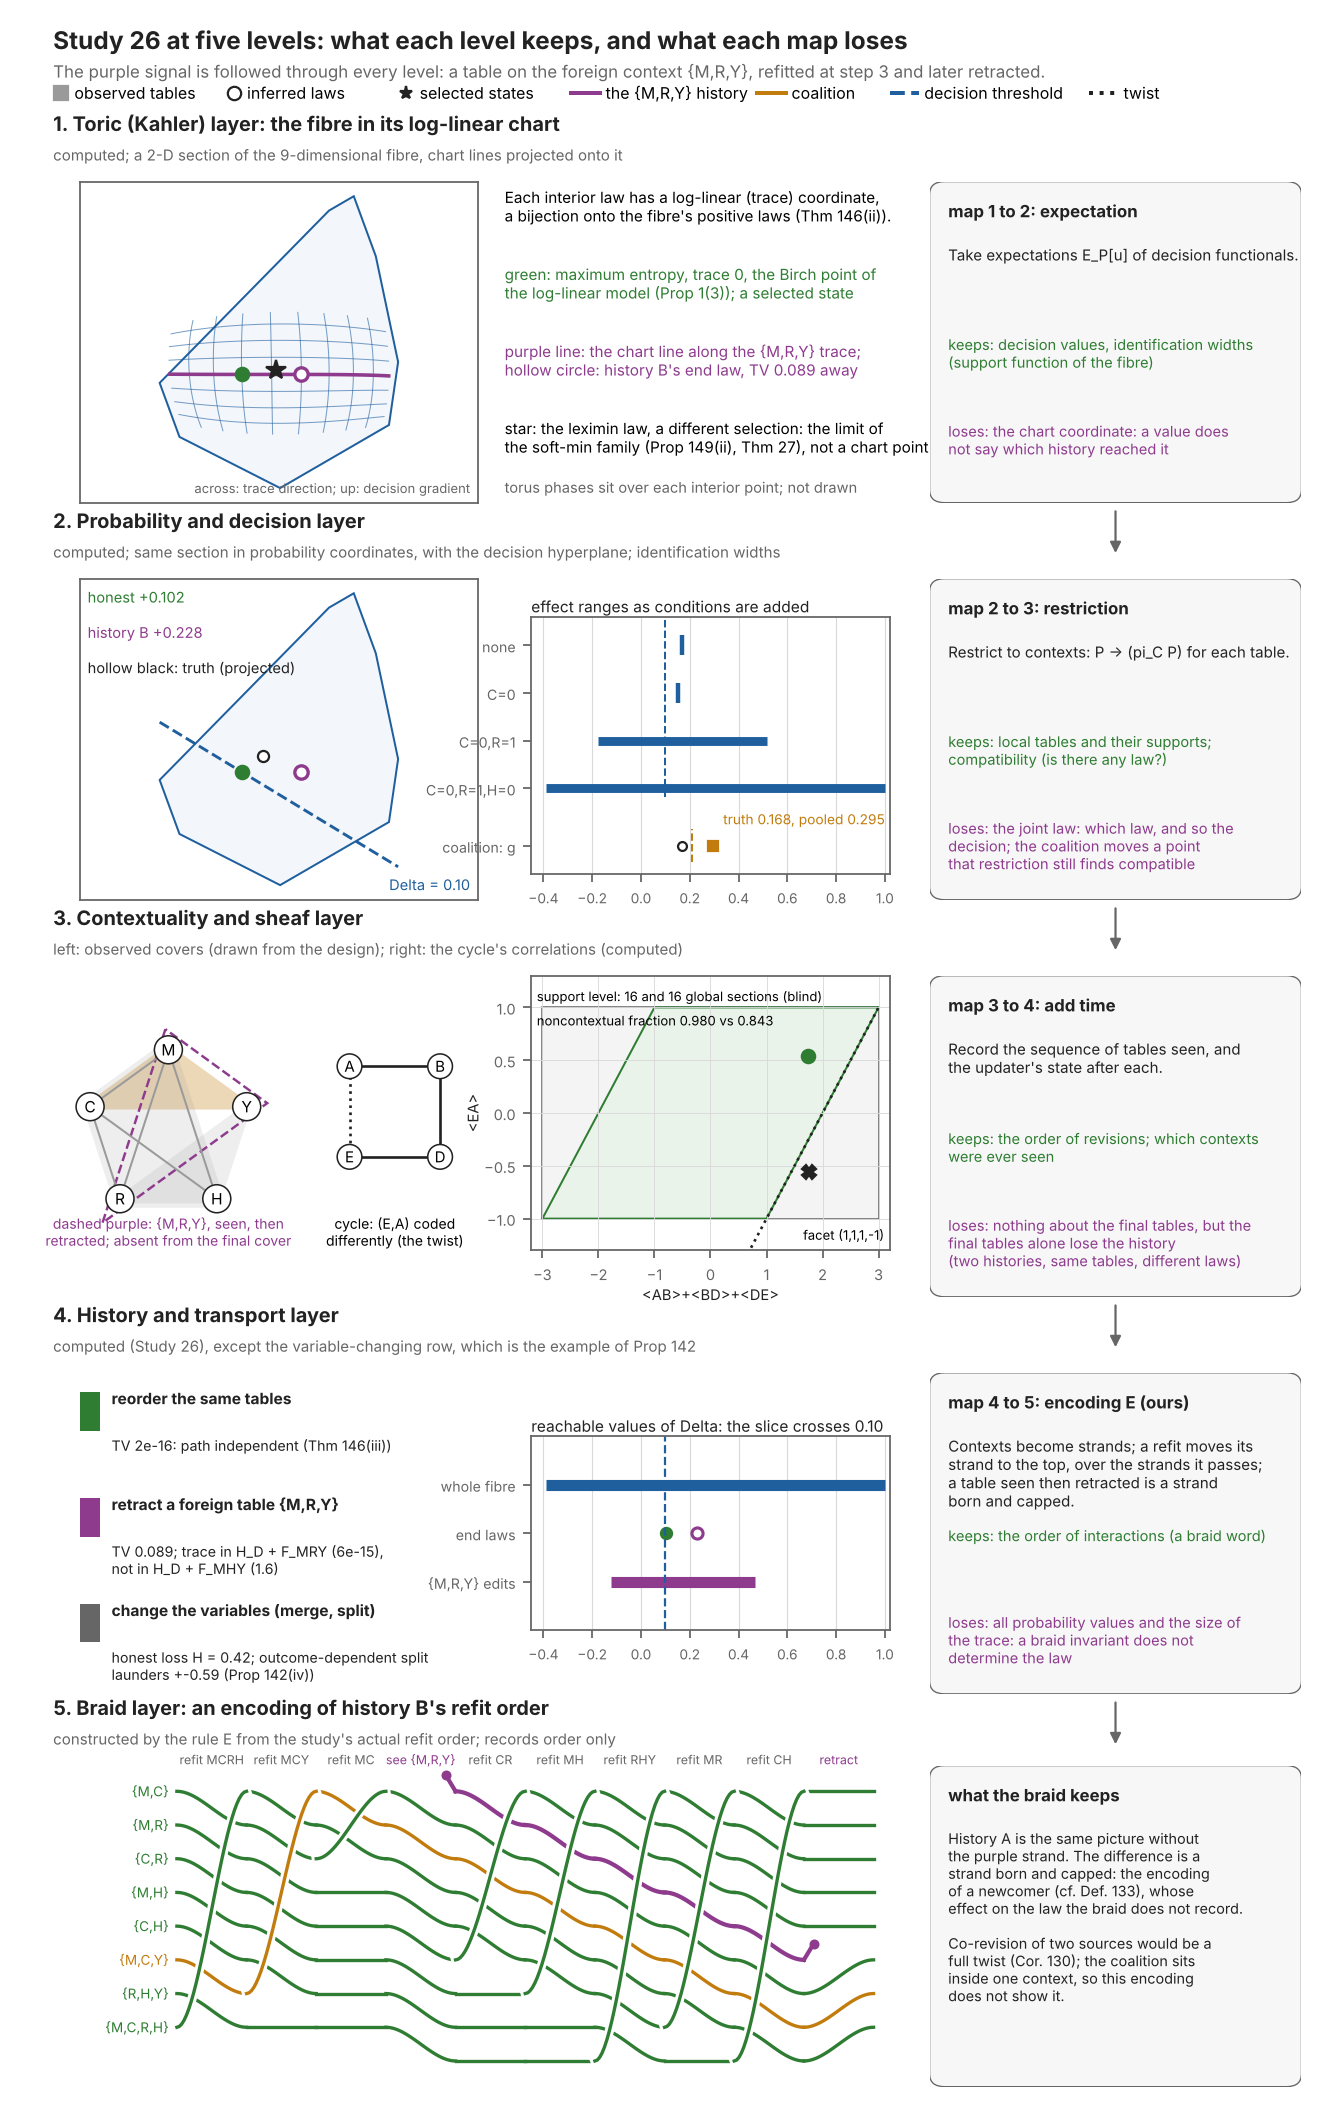

Write the Python code that produced this figure.
"""The atlas: Study 26 seen at five levels, from the toric (Kahler) layer to braids, with labelled maps between levels.
One representative signal is followed through every level: the foreign {M,R,Y} table that was refitted and later retracted (purple).
Other signals appear where they live: the coalition (amber), the twist (black, dotted), the decision threshold (blue, dashed).
Object types are kept apart: observed tables (grey squares), inferred laws (hollow circles), selected states (filled markers),
constructed encodings (the braid). Every panel is computed from Study 26 except where marked; the braid is built by an explicit encoding
rule (ours) from the study's actual refit order, and it records order only."""
import os, sys, itertools, json
import numpy as np
HERE = os.path.dirname(os.path.abspath(__file__)); ENG = os.path.join(HERE, "..", "engine"); sys.path.insert(0, ENG); sys.path.insert(0, os.path.join(ENG, "study26_e2e"))
import warnings; warnings.filterwarnings("ignore")
import matplotlib; matplotlib.use("Agg")
import matplotlib.pyplot as plt
from matplotlib.patches import Polygon, Circle, FancyBboxPatch, FancyArrowPatch, Rectangle
from scipy.optimize import linprog
import world26 as W
from pce import refitcommute as RC
R = json.load(open(os.path.join(ENG, "study26_e2e", "results_study26.json"))); KTS = json.load(open(os.path.join(ENG, "kerneltransport_summary.json")))
BLUE, AMBER, PURPLE, GREEN = "#1f5f9e", "#c27c0e", "#8e3b8e", "#2e7d32"; INK, MUTED, GRID, OBS = "#222222", "#666666", "#d9d9d9", "#9a9a9a"
plt.rcParams.update({"font.size": 7.4, "axes.edgecolor": MUTED, "axes.labelcolor": INK, "xtick.color": MUTED, "ytick.color": MUTED, "xtick.labelsize": 6.6, "ytick.labelsize": 6.6})
S, V = W.STATES, W.VARS; NS = 32; Pstar = W.truth(); dev, hold = W.generate()
def ctxmat(ctx, states=S, names=V):
    idx = [names.index(v) for v in ctx]; A = np.zeros((2 ** len(ctx), len(states)))
    for i, s in enumerate(states): A[int("".join(str(s[j]) for j in idx), 2), i] = 1
    return A
def ev(pred): return np.array([1.0 if pred(dict(zip(V, s))) else 0.0 for s in S])
def labels(ctx): return np.array([int("".join(str(s[V.index(v)]) for v in ctx), 2) for s in S])

# ------------------------------------------------------------------ computations
DEVCTX = [c for c, _, _ in W.CORE_ALLOC]; A0 = np.vstack([ctxmat(c) for c in DEVCTX]); m0 = A0 @ Pstar
def refit(Q, ctxs, target=Pstar):
    B = RC.span_labels([labels(c) for c in ctxs], NS); return RC.iproj(Q, B, B.T @ target)
def inj_law():
    th = dict(W.THETA_TRIPLE); th[("M", "R", "Y")] += 1.5; logp = np.zeros(NS)
    for i, s in enumerate(S):
        v = dict(zip(V, s)); logp[i] = sum(t * v[x] for x, t in W.THETA_MAIN.items()) + sum(t * v[x] * v[y] for (x, y), t in W.THETA_PAIR.items()) \
            + sum(t * v[x] * v[y] * v[z] for (x, y, z), t in th.items())
    p = np.exp(logp); return p / p.sum()
rng = np.random.default_rng(26); o1 = rng.permutation(len(DEVCTX)); U0 = np.ones(NS) / NS
P = U0.copy()
for step, i in enumerate(o1):
    P = refit(P, [DEVCTX[i]])
    if step == 2: P = refit(P, [("M", "R", "Y")], inj_law())
RB = refit(P, DEVCTX); R0 = refit(U0, DEVCTX)
M1, M0, Y1 = ev(lambda v: v["M"] == 1), ev(lambda v: v["M"] == 0), ev(lambda v: v["Y"] == 1)
kk = ev(lambda v: v["C"] == 0 and v["R"] == 1 and v["H"] == 0); dvec = Y1 * M1 * kk / ((M1 * kk) @ Pstar) - Y1 * M0 * kk / ((M0 * kk) @ Pstar); tau = 0.10
Nsp = np.linalg.svd(A0)[2][np.linalg.matrix_rank(A0):].T
d1 = RB - R0; d1 /= np.linalg.norm(d1); dv = Nsp @ (Nsp.T @ dvec); d2 = dv - (dv @ d1) * d1; d2 /= np.linalg.norm(d2)
def section_polygon(base, e1, e2, n=720):
    pts = []
    for th in np.linspace(0, 2 * np.pi, n + 1)[:-1]:
        c = np.array([np.cos(th), np.sin(th)]); r = linprog(-c, A_ub=-np.column_stack([e1, e2]), b_ub=base, bounds=[(None, None)] * 2, method="highs"); pts.append(r.x)
    return np.array(pts)
poly = section_polygon(R0, d1, d2)
coord = lambda X: np.linalg.lstsq(np.column_stack([d1, d2]), X - R0, rcond=None)[0]
t1 = np.log(RB) - np.log(R0); t2 = ev(lambda v: v["M"] and v["H"] and v["Y"])
def chart(s, t):
    Q = R0 * np.exp(s * t1 + t * t2); Q /= Q.sum()
    try: return coord(refit(Q, DEVCTX))
    except RuntimeError: return np.array([np.nan, np.nan])
gs_ = np.linspace(-1.5, 3.0, 31); gt_ = np.linspace(-2.5, 2.5, 31)
lines_s = [np.array([chart(s, t) for s in gs_]) for t in np.linspace(-2, 2, 7)]
lines_t = [np.array([chart(s, t) for t in gt_]) for s in np.linspace(-1, 2.5, 8)]
# leximin of the exact-data fibre (sequential LP over the 32 cells)
def lexmaxmin(Aeq, beq, n):
    fixed, free = {}, set(range(n))
    while free:
        Ae = np.vstack([Aeq] + [np.eye(n)[k][None] for k in fixed]); be = np.concatenate([beq] + [[fixed[k]] for k in fixed])
        r = linprog(np.r_[np.zeros(n), -1.0], A_ub=np.array([np.r_[-np.eye(n)[k], 1.0] for k in sorted(free)]), b_ub=np.zeros(len(free)),
                    A_eq=np.hstack([Ae, np.zeros((len(be), 1))]), b_eq=be, bounds=[(0, None)] * n + [(None, None)], method="highs"); t = -r.fun; Sx = []
        for k in sorted(free):
            r2 = linprog(-np.eye(n)[k], A_ub=np.array([-np.eye(n)[j] for j in sorted(free)]), b_ub=-np.full(len(free), t) + 1e-12, A_eq=Ae, b_eq=be, bounds=[(0, None)] * n, method="highs")
            if r2.status == 0 and -r2.fun <= t + 1e-7: Sx.append(k)
        for k in (Sx or sorted(free)): fixed[k] = t; free.discard(k)
    return np.array([fixed[k] for k in range(n)])
LEX = lexmaxmin(A0, m0, NS)
# cycle correlations
cyc = [s for s in hold if s["family"].startswith("cycle")]
def corr(cond):
    out = {}
    for e in W.CYCLE_EDGES:
        cnt = sum(s["counts"] for s in cyc if s["ctx"] == e and s["family"] == "cycle-" + cond); p = cnt / cnt.sum(); out[e] = p[0] - p[1] - p[2] + p[3]
    return out
cc, ct = corr("consistent"), corr("twisted"); pat = [g for g in itertools.product((1, -1), repeat=4) if np.prod(g) == -1]
def proj_poly(nc):
    pts = []
    for th in np.linspace(0, 2 * np.pi, 361)[:-1]:
        c = np.array([np.cos(th), np.sin(th)]); r = linprog(-np.array([c[0], c[0], c[0], c[1]]), A_ub=np.array(pat, float) if nc else None, b_ub=np.full(len(pat), 2.0) if nc else None,
                                                            bounds=[(-1, 1)] * 4, method="highs"); x = r.x; pts.append([x[0] + x[1] + x[2], x[3]])
    return np.array(pts)
ncpoly, locpoly = proj_poly(True), proj_poly(False)
# the braid: encoding rule E (ours). Strands = contexts; a refit moves its context's strand to the top, passing over the strands above it.
names = ["".join(c) for c in DEVCTX]; order = list(range(len(DEVCTX))); steps = []
foreign_born, foreign_end = None, None; cols_order = [order[:]]; events = []
pos_f = None
for step, i in enumerate(o1):
    j = order.index(i); order = [i] + order[:j] + order[j + 1:]; events.append(("refit", i)); cols_order.append(order[:])
    if step == 2: order = ["F"] + order; events.append(("born", "F")); cols_order.append(order[:])
order = [x for x in order if x != "F"]; events.append(("retract", "F")); cols_order.append(order[:])

# ------------------------------------------------------------------ figure
fig = plt.figure(figsize=(8.3, 13.2))
fig.text(0.04, 0.988, "Study 26 at five levels: what each level keeps, and what each map loses", fontsize=11, fontweight="bold", color=INK, va="top")
fig.text(0.04, 0.971, "The purple signal is followed through every level: a table on the foreign context {M,R,Y}, refitted at step 3 and later retracted.",
         fontsize=7.6, color=MUTED, va="top")
leg = [("observed tables", "s", OBS, "none"), ("inferred laws", "o", "white", INK), ("selected states", "*", INK, INK)]
x0 = 0.04
for lab, mk, fc, ec in leg:
    fig.add_artist(plt.Line2D([x0 + 0.006], [0.956], marker=mk, color=fc, mec=ec if ec != "none" else fc, ms=6, lw=0, transform=fig.transFigure)); fig.text(x0 + 0.016, 0.956, lab, fontsize=7.2, va="center"); x0 += 0.13
for lab, c, ls_ in (("the {M,R,Y} history", PURPLE, "-"), ("coalition", AMBER, "-"), ("decision threshold", BLUE, "--"), ("twist", INK, ":")):
    fig.add_artist(plt.Line2D([x0, x0 + 0.022], [0.956, 0.956], color=c, ls=ls_, lw=1.8, transform=fig.transFigure)); fig.text(x0 + 0.026, 0.956, lab, fontsize=7.2, va="center"); x0 += {"the {M,R,Y} history": 0.14, "coalition": 0.10, "decision threshold": 0.15}.get(lab, 0.1)
rows = [0.762, 0.574, 0.386, 0.198, 0.012]; H = 0.152
def mapbox(y, title, op, keeps, loses):
    ax = fig.add_axes([0.70, y, 0.28, H]); ax.axis("off")
    ax.add_patch(FancyBboxPatch((0, 0), 1, 1, boxstyle="round,pad=0.0,rounding_size=0.04", fc="#f7f7f7", ec=MUTED, lw=0.6, transform=ax.transAxes))
    ax.text(0.05, 0.94, title, fontsize=7.6, fontweight="bold", color=INK, va="top", transform=ax.transAxes)
    ax.text(0.05, 0.80, op, fontsize=6.8, color=INK, va="top", transform=ax.transAxes, wrap=True)
    ax.text(0.05, 0.52, "keeps: " + keeps, fontsize=6.6, color=GREEN, va="top", transform=ax.transAxes)
    ax.text(0.05, 0.25, "loses: " + loses, fontsize=6.6, color=PURPLE, va="top", transform=ax.transAxes)
def level_title(y, n, title, sub):
    fig.text(0.04, y + H + 0.024, f"{n}. {title}", fontsize=9, fontweight="bold", color=INK); fig.text(0.04, y + H + 0.010, sub, fontsize=6.8, color=MUTED)
def arrow_down(y):
    fig.add_artist(FancyArrowPatch((0.84, y - 0.002), (0.84, y - 0.026), transform=fig.transFigure, arrowstyle="-|>", mutation_scale=10, color=MUTED, lw=1.0))

# ---- 1. toric layer
y = rows[0]; level_title(y, 1, "Toric (Kahler) layer: the fibre in its log-linear chart", "computed; a 2-D section of the 9-dimensional fibre, chart lines projected onto it")
ax = fig.add_axes([0.06, y, 0.30, H]); ax.add_patch(Polygon(poly, closed=True, fc="#f3f6fb", ec=BLUE, lw=0.9))
for L_ in lines_t: ax.plot(L_[:, 0], L_[:, 1], color=BLUE, lw=0.45, alpha=0.6)
for L_ in lines_s: ax.plot(L_[:, 0], L_[:, 1], color=BLUE, lw=0.45, alpha=0.6)
mid = lines_s[3]; ax.plot(mid[:, 0], mid[:, 1], color=PURPLE, lw=1.6)
ax.plot(0, 0, "o", color=GREEN, ms=6, zorder=5); bx = coord(RB); ax.plot(*bx, "o", mfc="white", mec=PURPLE, mew=1.5, ms=6, zorder=5)
lx = coord(LEX); ax.plot(*lx, "*", color=INK, ms=9, zorder=6)
ax.set_aspect("equal", adjustable="datalim"); ax.set_xticks([]); ax.set_yticks([]); ax.text(0.98, 0.03, "across: trace direction; up: decision gradient", fontsize=5.9, color=MUTED, ha="right", transform=ax.transAxes)
ax2 = fig.add_axes([0.38, y, 0.30, H]); ax2.axis("off")
ax2.text(0, 0.98, "Each interior law has a log-linear (trace) coordinate,\na bijection onto the fibre's positive laws (Thm 146(ii)).", fontsize=6.9, va="top")
ax2.text(0, 0.74, "green: maximum entropy, trace 0, the Birch point of\nthe log-linear model (Prop 1(3)); a selected state", fontsize=6.9, va="top", color=GREEN)
ax2.text(0, 0.50, "purple line: the chart line along the {M,R,Y} trace;\nhollow circle: history B's end law, TV 0.089 away", fontsize=6.9, va="top", color=PURPLE)
ax2.text(0, 0.26, "star: the leximin law, a different selection: the limit of\nthe soft-min family (Prop 149(ii), Thm 27), not a chart point", fontsize=6.9, va="top")
ax2.text(0, 0.02, "torus phases sit over each interior point; not drawn", fontsize=6.6, va="bottom", color=MUTED)
mapbox(y, "map 1 to 2: expectation", "Take expectations E_P[u] of decision functionals.", "decision values, identification widths\n(support function of the fibre)", "the chart coordinate: a value does\nnot say which history reached it")
arrow_down(y)

# ---- 2. probability / decision
y = rows[1]; level_title(y, 2, "Probability and decision layer", "computed; same section in probability coordinates, with the decision hyperplane; identification widths")
ax = fig.add_axes([0.06, y, 0.30, H]); ax.add_patch(Polygon(poly, closed=True, fc="#f3f6fb", ec=BLUE, lw=0.9))
a0 = dvec @ R0; ca, cb = dvec @ d1, dvec @ d2; xl = np.array([poly[:, 0].min(), poly[:, 0].max()]); ax.plot(xl, (tau - a0 - ca * xl) / cb, color=BLUE, ls="--", lw=1.3)
ax.plot(0, 0, "o", color=GREEN, ms=6, zorder=5); ax.plot(*bx, "o", mfc="white", mec=PURPLE, mew=1.5, ms=6, zorder=5)
ps = coord(Pstar); ax.plot(*ps, "o", mfc="white", mec=INK, ms=5, zorder=5)
ax.set_aspect("equal", adjustable="datalim"); ax.set_xticks([]); ax.set_yticks([]); ax.set_xlim(*ax.get_xlim())
ax.text(0.02, 0.97, f"honest {a0:+.3f}", color=GREEN, fontsize=6.6, transform=ax.transAxes, va="top")
ax.text(0.02, 0.86, f"history B {dvec @ RB:+.3f}", color=PURPLE, fontsize=6.6, transform=ax.transAxes, va="top")
ax.text(0.02, 0.75, "hollow black: truth (projected)", color=INK, fontsize=6.6, transform=ax.transAxes, va="top")
ax.text(0.98, 0.03, "Delta = 0.10", color=BLUE, fontsize=6.6, transform=ax.transAxes, ha="right")
ax2 = fig.add_axes([0.40, y + 0.012, 0.27, H - 0.03])
lad = R["ladder"]; nm = ["none", "C=0", "C=0,R=1", "C=0,R=1,H=0"]
for i, r in enumerate(lad):
    yy = 4 - i; ax2.plot(r["delta_oracle"], [yy, yy], color=BLUE, lw=4, solid_capstyle="butt")
    if r["delta_oracle"][1] - r["delta_oracle"][0] < 1e-6: ax2.plot(r["delta_oracle"][0], yy, "|", color=BLUE, ms=9, mew=2)
P_ = R["protection"]
ax2.plot([P_["gstar"]], [-0.2], "o", mfc="white", mec=INK, ms=4); ax2.plot([P_["g_pooled"]], [-0.2], "s", color=AMBER, ms=4.5); ax2.plot([P_["tau2"]] * 2, [-0.55, 0.15], color=AMBER, ls="--", lw=0.9)
ax2.axvline(tau, color=BLUE, ls="--", lw=0.9, ymin=0.3)
ax2.set_yticks([4, 3, 2, 1, -0.2]); ax2.set_yticklabels(nm + ["coalition: g"], fontsize=6.4); ax2.set_xlim(-0.45, 1.02); ax2.set_ylim(-0.8, 4.6)
ax2.tick_params(axis="x", labelsize=6.2); ax2.grid(axis="x", color=GRID, lw=0.5)
ax2.text(1.0, 0.25, f"truth {P_['gstar']:.3f}, pooled {P_['g_pooled']:.3f}", fontsize=6.2, color=AMBER, ha="right")
ax2.set_title("effect ranges as conditions are added", fontsize=7, color=INK, loc="left", pad=2)
mapbox(y, "map 2 to 3: restriction", "Restrict to contexts: P -> (pi_C P) for each table.", "local tables and their supports;\ncompatibility (is there any law?)", "the joint law: which law, and so the\ndecision; the coalition moves a point\nthat restriction still finds compatible")
arrow_down(y)

# ---- 3. contextuality / sheaf
y = rows[2]; level_title(y, 3, "Contextuality and sheaf layer", "left: observed covers (drawn from the design); right: the cycle's correlations (computed)")
ax = fig.add_axes([0.04, y, 0.31, H]); ax.set_xlim(-1.4, 3.6); ax.set_ylim(-1.45, 1.35); ax.set_aspect("equal"); ax.axis("off")
pos = {v: (np.cos(t), np.sin(t)) for v, t in zip("MCRHY", np.pi / 2 + np.arange(5) * 2 * np.pi / 5)}
for ctx, _, _ in W.CORE_ALLOC:
    pts = np.array([pos[v] for v in ctx])
    if len(ctx) == 2: ax.plot(*pts.T, color=OBS, lw=0.9)
    else:
        c = pts.mean(0); hull = pts[np.argsort(np.arctan2(pts[:, 1] - c[1], pts[:, 0] - c[0]))]; hull = c + 1.15 * (hull - c)
        ax.add_patch(Polygon(hull, closed=True, fc=AMBER if ctx == ("M", "C", "Y") else OBS, alpha=0.30 if ctx == ("M", "C", "Y") else 0.16, ec="none"))
pts = np.array([pos[v] for v in "MRY"]); c = pts.mean(0); ax.add_patch(Polygon(c + 1.3 * (pts - c), closed=True, fill=False, ec=PURPLE, ls="--", lw=1.1))
for v, (x, y_) in pos.items(): ax.add_patch(Circle((x, y_), 0.17, fc="white", ec=INK, lw=0.7, zorder=3)); ax.text(x, y_, v, ha="center", va="center", fontsize=7, zorder=4)
cp = {"A": (2.2, 0.8), "B": (3.3, 0.8), "D": (3.3, -0.3), "E": (2.2, -0.3)}
for (a, b) in W.CYCLE_EDGES: ax.plot([cp[a][0], cp[b][0]], [cp[a][1], cp[b][1]], color=INK, lw=1.2, ls=":" if (a, b) == ("E", "A") else "-")
for v, (x, y_) in cp.items(): ax.add_patch(Circle((x, y_), 0.15, fc="white", ec=INK, lw=0.7, zorder=3)); ax.text(x, y_, v, ha="center", va="center", fontsize=6.8, zorder=4)
ax.text(0, -1.42, "dashed purple: {M,R,Y}, seen, then\nretracted; absent from the final cover", fontsize=6.3, color=PURPLE, ha="center", va="bottom")
ax.text(2.75, -1.42, "cycle: (E,A) coded\ndifferently (the twist)", fontsize=6.3, ha="center", va="bottom")
ax = fig.add_axes([0.40, y + 0.022, 0.27, H - 0.022]); ax.add_patch(Polygon(locpoly, closed=True, fc="#f4f4f4", ec=MUTED, lw=0.7)); ax.add_patch(Polygon(ncpoly, closed=True, fc="#eaf3ea", ec=GREEN, lw=0.9))
xs_ = np.linspace(-3, 3, 10); ax.plot(xs_, xs_ - 2, color=INK, ls=":", lw=1.2)
for cdict, mk, col in ((cc, "o", GREEN), (ct, "X", INK)):
    ax.plot(cdict[("A", "B")] + cdict[("B", "D")] + cdict[("D", "E")], cdict[("E", "A")], mk, color=col, ms=6)
ax.set_xlim(-3.2, 3.2); ax.set_ylim(-1.3, 1.3); ax.set_xlabel("<AB>+<BD>+<DE>", fontsize=6.6, labelpad=1); ax.set_ylabel("<EA>", fontsize=6.6, labelpad=1); ax.grid(color=GRID, lw=0.4)
cy = R["cycle"]
ax.text(-3.1, 1.18, f"support level: {cy['consistent']['global_sections']} and {cy['twisted']['global_sections']} global sections (blind)", fontsize=5.9, va="top")
ax.text(-3.1, 0.95, f"noncontextual fraction {cy['consistent']['ncf']:.3f} vs {cy['twisted']['ncf']:.3f}", fontsize=5.9, va="top")
ax.text(3.1, -1.2, "facet (1,1,1,-1)", fontsize=5.9, ha="right")
mapbox(y, "map 3 to 4: add time", "Record the sequence of tables seen, and\nthe updater's state after each.", "the order of revisions; which contexts\nwere ever seen", "nothing about the final tables, but the\nfinal tables alone lose the history\n(two histories, same tables, different laws)")
arrow_down(y)

# ---- 4. history / transport
y = rows[3]; level_title(y, 4, "History and transport layer", "computed (Study 26), except the variable-changing row, which is the example of Prop 142")
ax = fig.add_axes([0.06, y, 0.30, H]); ax.axis("off")
rowsh = [("reorder the same tables", GREEN, "TV 2e-16: path independent (Thm 146(iii))"),
         ("retract a foreign table {M,R,Y}", PURPLE, f"TV {R['history']['tvB']:.3f}; trace in H_D + F_MRY (6e-15),\nnot in H_D + F_MHY ({R['history']['resid_MHY']:.1f})"),
         ("change the variables (merge, split)", MUTED, f"honest loss H = {KTS['H']:.2f}; outcome-dependent split\nlaunders +-{KTS['laundered'][0]:.2f} (Prop 142(iv))")]
for k, (lab, col, txt) in enumerate(rowsh):
    yy = 0.88 - k * 0.33; ax.add_patch(Rectangle((0.0, yy - 0.06), 0.05, 0.12, fc=col, ec="none", transform=ax.transAxes))
    ax.text(0.08, yy + 0.04, lab, fontsize=7, fontweight="bold", color=INK, transform=ax.transAxes, va="center")
    ax.text(0.08, yy - 0.08, txt, fontsize=6.4, color=INK, transform=ax.transAxes, va="top")
ax = fig.add_axes([0.40, y + 0.03, 0.27, H - 0.06]); Hh = R["history"]
ax.plot(Hh["fibre"], [1, 1], color=BLUE, lw=5, solid_capstyle="butt"); ax.plot(Hh["slice"], [0, 0], color=PURPLE, lw=5, solid_capstyle="butt")
ax.plot(Hh["honest"], 0.5, "o", color=GREEN, ms=5); ax.plot(Hh["histB"], 0.5, "o", mfc="white", mec=PURPLE, mew=1.4, ms=5)
ax.axvline(tau, color=BLUE, ls="--", lw=1); ax.set_yticks([1, 0.5, 0]); ax.set_yticklabels(["whole fibre", "end laws", "{M,R,Y} edits"], fontsize=6.4)
ax.set_ylim(-0.5, 1.5); ax.set_xlim(-0.45, 1.02); ax.grid(axis="x", color=GRID, lw=0.5); ax.tick_params(axis="x", labelsize=6.2)
ax.set_title("reachable values of Delta: the slice crosses 0.10", fontsize=7, color=INK, loc="left", pad=2)
mapbox(y, "map 4 to 5: encoding E (ours)", "Contexts become strands; a refit moves its\nstrand to the top, over the strands it passes;\na table seen then retracted is a strand\nborn and capped.", "the order of interactions (a braid word)", "all probability values and the size of\nthe trace: a braid invariant does not\ndetermine the law")
arrow_down(y)

# ---- 5. braid
y = rows[4]; level_title(y, 5, "Braid layer: an encoding of history B's refit order", "constructed by the rule E from the study's actual refit order; records order only")
ax = fig.add_axes([0.06, y, 0.61, H]); ax.axis("off"); ncol = len(cols_order); X = np.linspace(0.12, 0.98, ncol)
allnames = list(range(len(DEVCTX))) + ["F"]; colof = {k: (PURPLE if k == "F" else (AMBER if k == DEVCTX.index(("M", "C", "Y")) else GREEN)) for k in allnames}
nslots = 9; ypos = lambda p: 0.92 - p * (0.84 / (nslots - 1))
for j in range(ncol - 1):
    a, b = cols_order[j], cols_order[j + 1]; ev_ = events[j]
    mover = ev_[1] if ev_[0] == "refit" else None
    for k in a:
        if k not in b: continue
        ya, yb = ypos(a.index(k)), ypos(b.index(k)); xx = np.linspace(X[j], X[j + 1], 30); yy = ya + (yb - ya) * (3 * ((xx - X[j]) / (X[j + 1] - X[j])) ** 2 - 2 * ((xx - X[j]) / (X[j + 1] - X[j])) ** 3)
        top = (k == mover)
        if top: ax.plot(xx, yy, color="white", lw=4.2, transform=ax.transAxes, zorder=4)
        ax.plot(xx, yy, color=colof[k], lw=1.5 if k != "F" else 1.9, transform=ax.transAxes, zorder=5 if top else 2)
    for k in b:
        if k not in a:   # born
            ax.plot([X[j + 1] - 0.012, X[j + 1]], [ypos(b.index(k)) + 0.05, ypos(b.index(k))], color=colof[k], lw=1.9, transform=ax.transAxes)
            ax.plot(X[j + 1] - 0.012, ypos(b.index(k)) + 0.05, "o", color=PURPLE, ms=3.5, transform=ax.transAxes)
    for k in a:
        if k not in b: ax.plot(X[j] + 0.012, ypos(a.index(k)) + 0.05, "o", color=PURPLE, ms=3.5, transform=ax.transAxes); ax.plot([X[j], X[j] + 0.012], [ypos(a.index(k)), ypos(a.index(k)) + 0.05], color=PURPLE, lw=1.9, transform=ax.transAxes)
for p, k in enumerate(cols_order[0]): ax.text(X[0] - 0.01, ypos(p), "{" + ",".join(DEVCTX[k]) + "}", fontsize=6.1, ha="right", va="center", color=colof[k], transform=ax.transAxes)
for j, e in enumerate(events):
    lab = ("refit " + "".join(DEVCTX[e[1]])) if e[0] == "refit" else ("see {M,R,Y}" if e[0] == "born" else "retract")
    ax.text((X[j] + X[j + 1]) / 2, 0.995, lab, fontsize=5.6, ha="center", va="bottom", rotation=0, color=PURPLE if e[1] == "F" else MUTED, transform=ax.transAxes)
ax2 = fig.add_axes([0.70, y, 0.28, H]); ax2.axis("off")
ax2.add_patch(FancyBboxPatch((0, 0), 1, 1, boxstyle="round,pad=0.0,rounding_size=0.04", fc="#f7f7f7", ec=MUTED, lw=0.6, transform=ax2.transAxes))
ax2.text(0.05, 0.94, "what the braid keeps", fontsize=7.6, fontweight="bold", color=INK, va="top", transform=ax2.transAxes)
ax2.text(0.05, 0.80, "History A is the same picture without\nthe purple strand. The difference is a\nstrand born and capped: the encoding\nof a newcomer (cf. Def. 133), whose\neffect on the law the braid does not record.\n\nCo-revision of two sources would be a\nfull twist (Cor. 130); the coalition sits\ninside one context, so this encoding\ndoes not show it.", fontsize=6.5, color=INK, va="top", transform=ax2.transAxes)
fig.savefig(os.path.join(HERE, "fig_atlas.pdf")); fig.savefig(os.path.join(HERE, "fig_atlas.png"), dpi=160)
print("ok", [len(c) for c in cols_order], o1)
